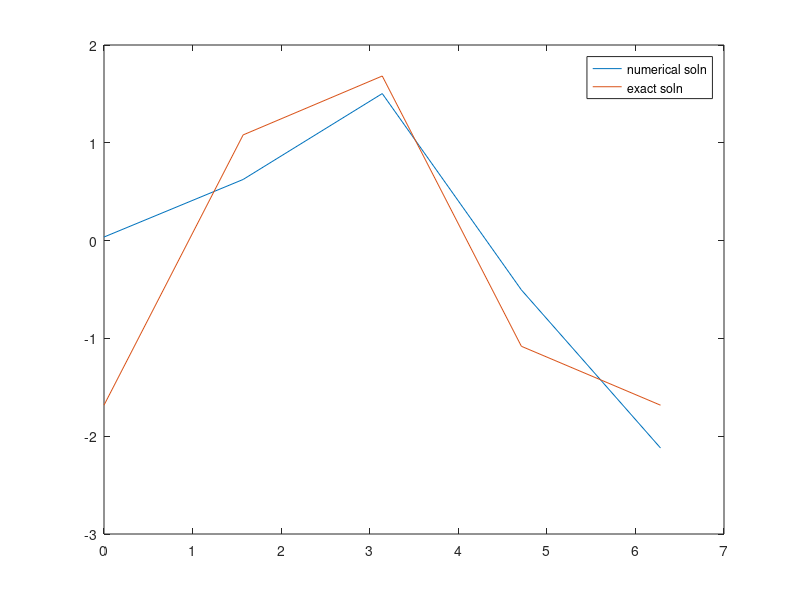
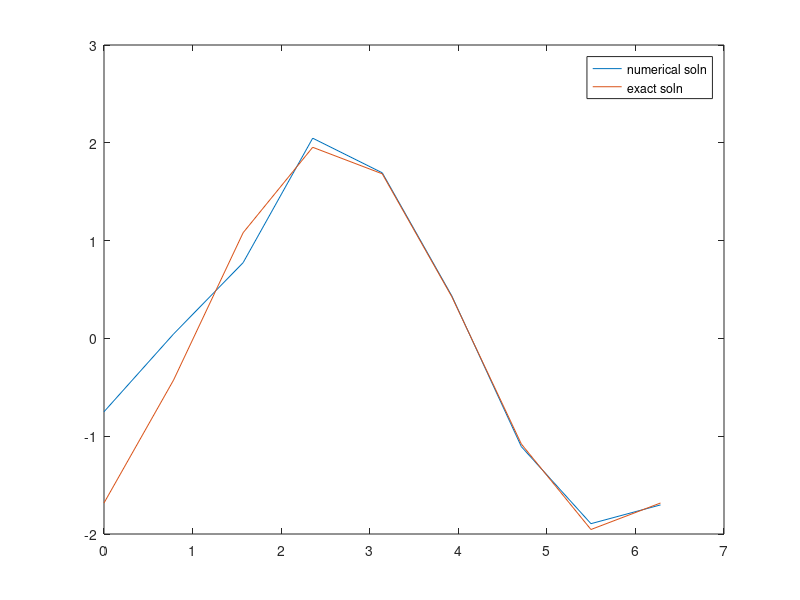
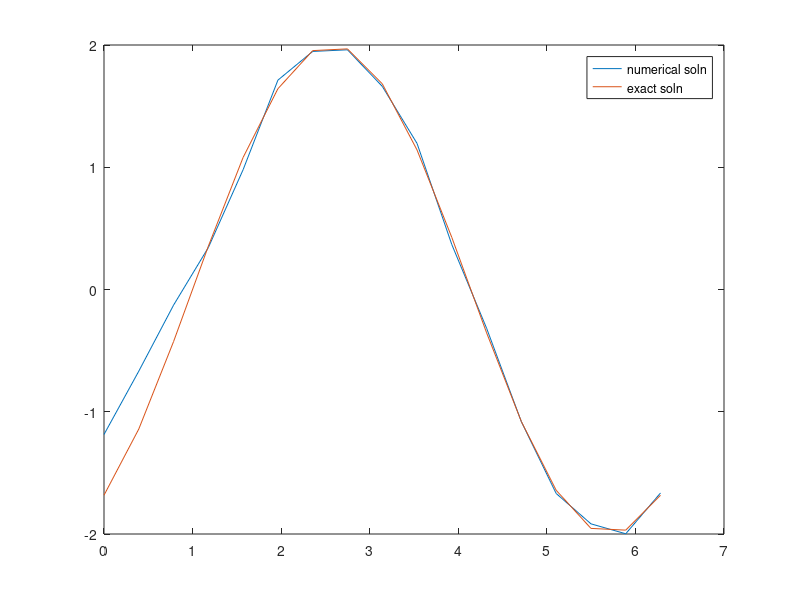
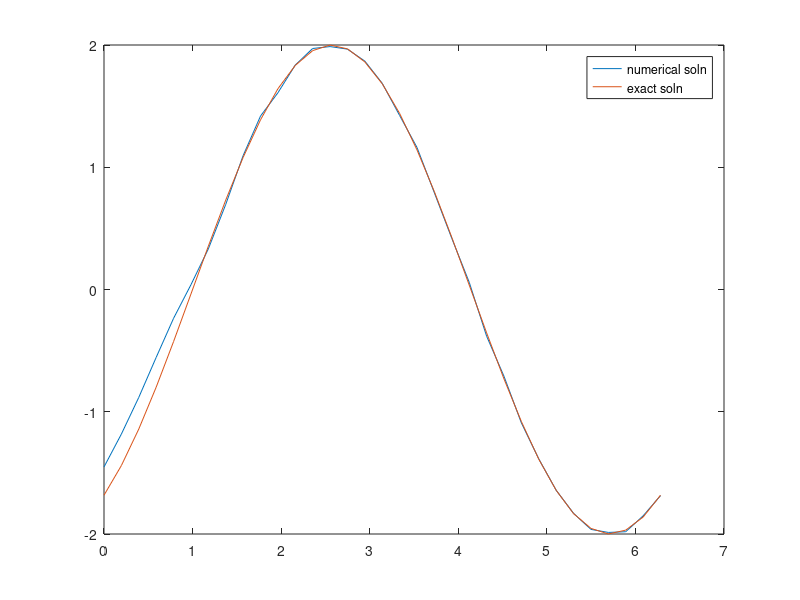

These charts were generated, in order, by the following MATLAB code:
% Results: We are seeing an order of convergence of roughly first order in
% h (halving h halves the error) which doesn't match very well with the
% theoretical 4th order accuracy.

f=@(x,t) sin(x-t);
exactsoln=@(x,t) sin(x-t)+t.*sin(x-t);

h_norm=@(v,h) sqrt(h.*sum(v.^2));

ps=[2 3 4 5 6 7 8];
error_log = zeros(size(ps));
num_order_log = zeros(1,6);
for p_index=1:7
    p=ps(p_index);
    h  = 2.*pi.*2.^(-p);
    k=2.^(-8);
    mu=k./h;
    t = [0:k:1];
    t_len = size(t,2)-1;
    x = [0:h:2.*pi];
    x_len = size(x,2)-1;

    dm = [ones(x_len,1).*(-1)];
    d0 = [ones(x_len+1,1).*9];
    dp = [ones(x_len,1).*9];
    dp2 = [ones(x_len-1,1).*(-1)];
    A = diag(d0)+diag(dm,-1)+diag(dp,1)+diag(dp2,2);
    A(1,end)=-1;
    A(end-1,1)=-1;
    A(end,1:2)=[9,-1];
    A=A./k;
    
    dm = [ones(x_len,1).*(1)];
    d0 = [ones(x_len+1,1).*(-27)];
    dp = [ones(x_len,1).*27];
    dp2 = [ones(x_len-1,1).*(-1)];
    B = diag(d0)+diag(dm,-1)+diag(dp,1)+diag(dp2,2);
    B(1,end) = 1;
    B(end-1,1) = -1;
    B(end,1:2) = [27,-1];
    B=B./k;

    u0 = sin(x);
    u0=u0';

    timer = 0;
    for i=1:t_len
        AL = 1./16.*A+mu./48.*B;
        BR = 1./16.*A-mu./48.*B;
        fterm = f(x,timer+k)+f(x,timer);
        BR = BR*u0 + (k./32.*A)*(fterm');
        
        u0 = AL\BR;

        timer = timer + k;
    end
    figure;
    plot(x,u0);
    hold on;
    exsoln=exactsoln(x,1);
    plot(x,exsoln');
    legend("numerical soln","exact soln");
    
    error = h_norm(u0-exsoln',h);
    error_log(p_index) = error;
    
    if p_index ~= 1
        num_order = log2(error_log(p_index-1)./error);
        num_order_log(p_index-1) = num_order;
    end
end